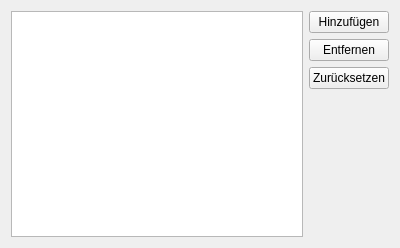
<?xml version="1.0" encoding="UTF-8"?>
<ui version="4.0">
 <class>Widget</class>
 <widget class="QWidget" name="Widget">
  <property name="geometry">
   <rect>
    <x>0</x>
    <y>0</y>
    <width>400</width>
    <height>248</height>
   </rect>
  </property>
  <property name="windowTitle">
   <string>Widget</string>
  </property>
  <layout class="QGridLayout" name="gridLayout">
   <item row="0" column="1">
    <widget class="QPushButton" name="pbAdd">
     <property name="text">
      <string>Hinzufügen</string>
     </property>
    </widget>
   </item>
   <item row="1" column="1">
    <widget class="QPushButton" name="pbDelete">
     <property name="text">
      <string>Entfernen</string>
     </property>
    </widget>
   </item>
   <item row="2" column="1">
    <widget class="QPushButton" name="pbClear">
     <property name="text">
      <string>Zurücksetzen</string>
     </property>
    </widget>
   </item>
   <item row="3" column="1">
    <spacer name="verticalSpacer">
     <property name="orientation">
      <enum>Qt::Vertical</enum>
     </property>
     <property name="sizeHint" stdset="0">
      <size>
       <width>20</width>
       <height>52</height>
      </size>
     </property>
    </spacer>
   </item>
   <item row="0" column="0" rowspan="4">
    <widget class="QListWidget" name="listWidget"/>
   </item>
  </layout>
 </widget>
 <layoutdefault spacing="6" margin="11"/>
 <resources/>
 <connections>
  <connection>
   <sender>pbClear</sender>
   <signal>clicked()</signal>
   <receiver>listWidget</receiver>
   <slot>clear()</slot>
   <hints>
    <hint type="sourcelabel">
     <x>324</x>
     <y>92</y>
    </hint>
    <hint type="destinationlabel">
     <x>215</x>
     <y>92</y>
    </hint>
   </hints>
  </connection>
 </connections>
</ui>
